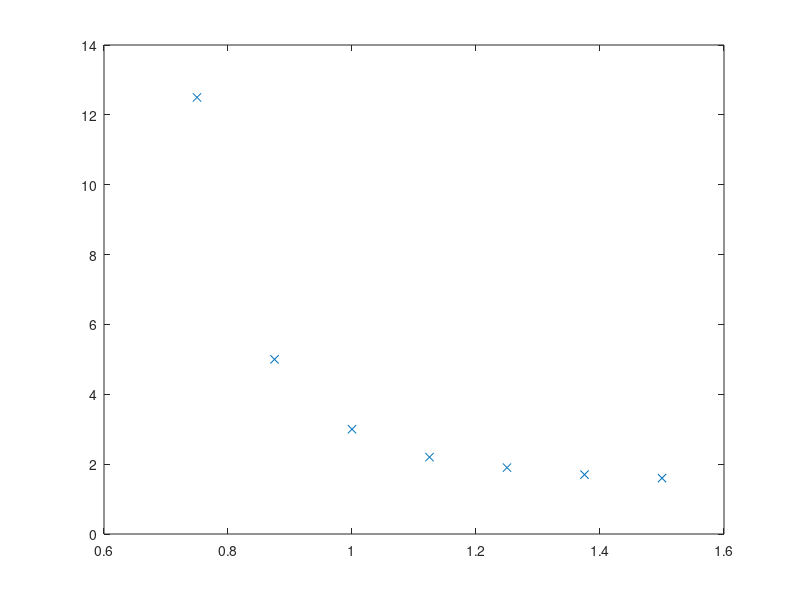

The MATLAB script that drew this image: (Note: this script raises an error after producing the figure.)
%% Input data: mx2 matrix of (x, y) tuples.
% x =  0:0.1:10;
% y = build_polynomial([1 -2 +3]',x);
% x = 0:0.125:1.25;
x = 0.75:0.125:1.5;

% y = [100; 98.5; 95; 85; 70; 50; 30];
y = [12.5; 5; 3; 2.2; 1.9; 1.7; 1.6];

%% Add noise to data to resemble more realistic data.
%y = y + 10*randn(size(y));
data_set = [x' y];
plot(x, y, 'x');

%% Split data into 3 different sets for training, cross validation and
%  testing.
[training_set, cv_set, test_set] = split_data_set(data_set);

%% Find theta for different orders of hypothesis.
max_order = 5;
% Some gradient descent settings
iterations = 1000000;
alpha = 0.001;
    
[ theta_order_mat ] = theta_order_matrix_specialised( training_set, max_order, iterations, alpha );

%% Find order of hypothesis that minimizes the cross validation cost function.
[ ~, best_order ] = order_theta_least_cost( cv_set, theta_order_mat );

%% -- Now we have the order. -- 

%% Iterate over different values of lambda to get the different values of theta.
lambda_range = [0.0001 0.001 0.01 0.1 0.2 0.4 0.8 1.6 3.2 6.4 12.8];
[ theta_lambda_mat ] = theta_lambda_matrix_specialised( training_set, lambda_range, iterations, alpha, best_order  );

%% Find theta which gives lowest cost. This will have the same index as the lambda
%  that gives the lowest cost. Use the cross validation cost function.
[ theta, best_lambda_index ] = lambda_least_cost( cv_set, theta_lambda_mat );
best_lambda = lambda_range(best_lambda_index);

%% Use test set and the test cost function to get average cost (error).
%  NOT DONE

%% Plot data
y_new = build_polynomial(theta ,x);
hold on;
plot(x, y_new, 'g');
title('Score vs Error');
legend('Data Set', 'Estimate');
xlabel('Error');
ylabel('Score');